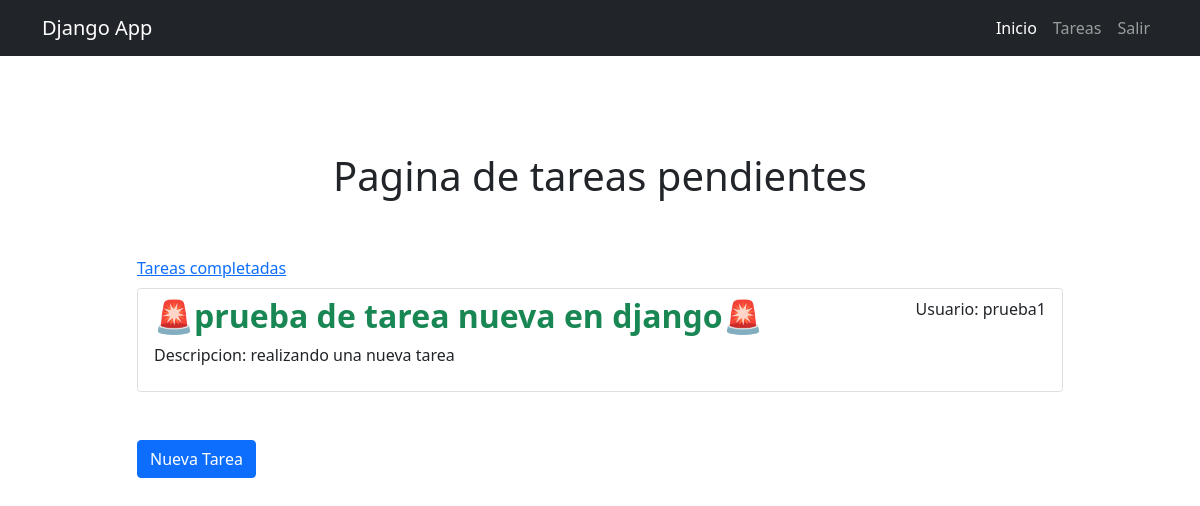
Page /tasks/ (signed in) on the earlier database version.
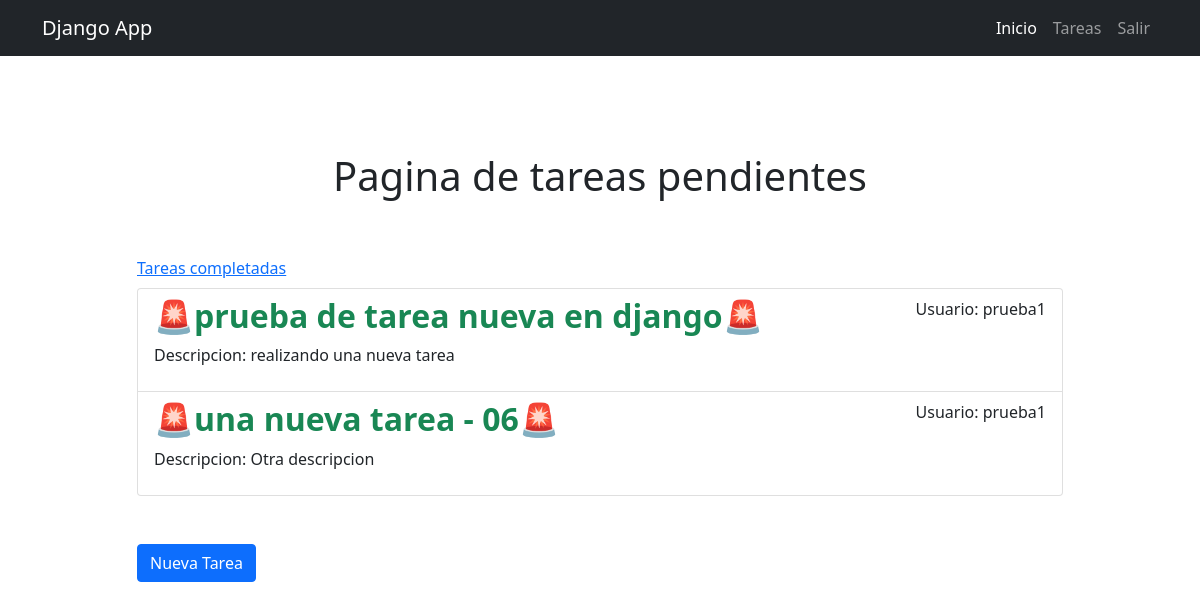
Same page on the later database version.
### tasks/models.py (models this page shows, shortened)
class Task(models.Model):
    titulo = models.CharField(max_length=100)
    descripcion = models.TextField(blank=True)
    creacion =  models.DateTimeField(auto_now_add=True)
    fecha_completada = models.DateTimeField(null=True, blank=True)
    importante = models.BooleanField(default=False)
    user = models.ForeignKey(User, on_delete=models.CASCADE)

### tasks/views.py (the view)
# urls.py: path('tasks/', views.tasks, name='tasks'),
@login_required
def tasks(request):
    tareas = Task.objects.filter(user=request.user, fecha_completada=None) # Devuelve las tareas de la BD del usuario logeado, se pueden agregar mas criterios de busqueda
    return render(request, 'tasks.html', {
        'tasks': tareas
    })

### tasks/templates/tasks.html (shortened to what this page needs)
{% extends 'base.html' %}
{% block content %}
<main class="container">
    <div class="row">
        <div class="col-md-10 offset-md-1 mt-5">
            {% if completadas %}
                <h1 class="text-center py-5">Pagina de tareas completadas</h1>
            {% else %}
                <h1 class="text-center py-5">Pagina de tareas pendientes</h1>
                <a class="mb-2 d-block" href="/tasks_completed/">Tareas completadas</a>
            {% endif %}
            <ul class="list-group">
                {% for task in tasks %}
                    <a href="{% url 'task_detail' task.id %}" class="list-group-item">
                        <header class="d-flex justify-content-between">
                            {% if task.importante %}
                                <h2 class="fw-bold text-success">🚨{{ task.titulo }}🚨</h2>
                            {% else %}
                                <h2 class="fw-bold">{{ task.titulo }}</h2>
                            {% endif %}
                            <p>Usuario: {{ task.user.username }}</p>
                        </header>
                        <p>Descripcion: {{ task.descripcion }}</p>
                    </a>
                {% endfor %}
            </ul>
            <a href="/tasks/create/">
                <button class="btn btn-primary mt-5">
                    Nueva Tarea
                </button>
            </a>
        </div>
    </div>
</main>
{% endblock %}

### tasks/templates/base.html (shortened to what this page needs)
<!DOCTYPE html>
<html lang="es">
<head>
    <link href="https://cdn.jsdelivr.net/npm/bootstrap@5.0.2/dist/css/bootstrap.min.css" rel="stylesheet">
</head>
<body>
    <nav class="navbar navbar-expand-lg navbar-light bg-dark navbar-dark">
        <div class="container">
            <a class="navbar-brand" href="/">Django App</a>
            <div class="collapse navbar-collapse" id="navbarNav">
                <ul class="navbar-nav ms-auto">
                    <li class="nav-item">
                        <a class="nav-link active" href="/">Inicio</a>
                    </li>
                    {% if user.is_authenticated %}
                        <li class="nav-item">
                            <a class="nav-link" href="/tasks">Tareas</a>
                        </li>
                        <li class="nav-item">
                            <a class="nav-link" href="/logout">Salir</a>
                        </li>
                    {% endif %}
                </ul>
            </div>
        </div>
    </nav>
    {% block content %}
    {% endblock %}
</body>
</html>

Differences in the rows shown:
added Task: titulo "una nueva tarea - 06", user.username "prueba1", descripcion "Otra descripcion"
